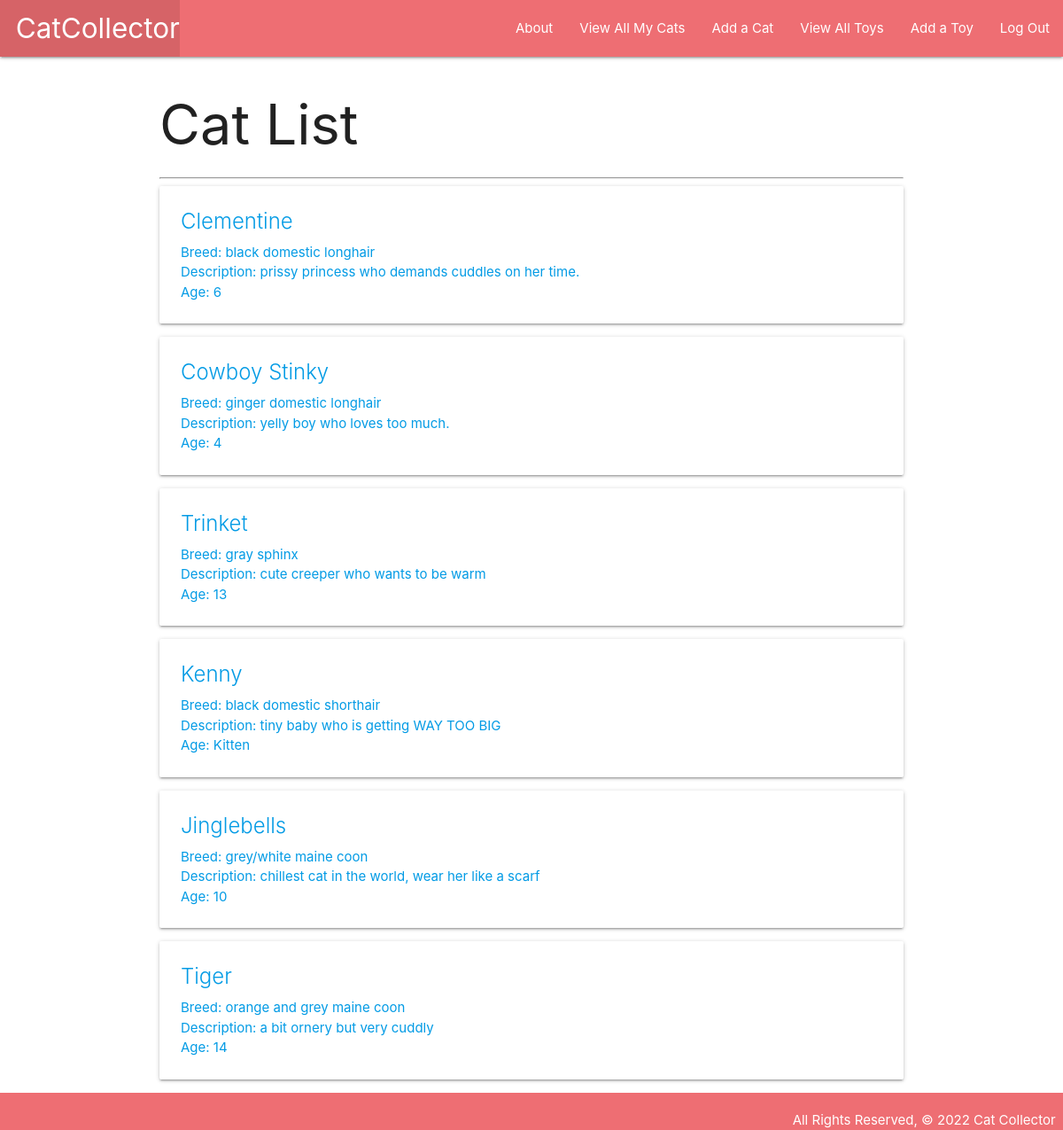
The page /cats/ (signed in) on the database as committed earlier.
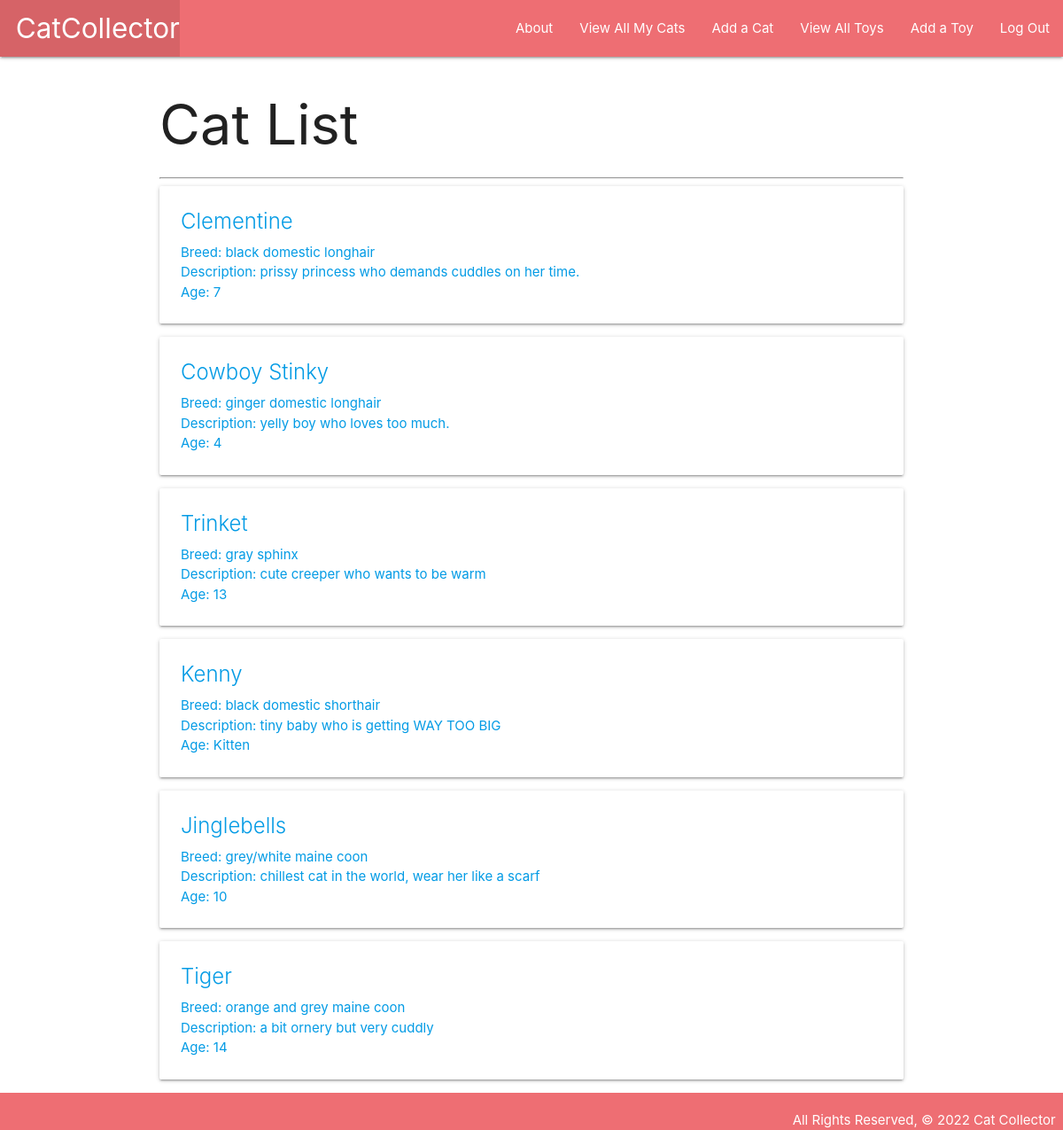
The same page on the database as committed later.
### main_app/models.py (models this page shows, shortened)
class Cat(models.Model):
    name = models.CharField(max_length=100)
    breed = models.CharField(max_length=100)
    description = models.TextField(max_length=250)
    age = models.IntegerField()
    toys = models.ManyToManyField(Toy)
    user = models.ForeignKey(User, on_delete=models.CASCADE) # here making a cat

### main_app/views.py (the view)
# urls.py: path('cats/', views.cats_index, name='index'),
@login_required # we'll need to place the decorator above the view we want to restrict
def cats_index(request):
    cats = Cat.objects.filter(user=request.user)
    return render(request, 'cats/index.html', { 'cats': cats })

### main_app/templates/cats/index.html
{% extends 'base.html' %} {% block content %}
<h1>Cat List</h1>
<hr />
{% for cat in cats %}
<div class="card">
    <a href="{% url 'details' cat.id %}">
        <div class="card-content">
            <span class="card-title">{{ cat.name }}</span>
            <p>Breed: {{ cat.breed }}</p>
            <p>Description: {{ cat.description }}</p>
            {% if cat.age > 0 %}
            <p>Age: {{ cat.age }}</p>
            {% else %}
            <p>Age: Kitten</p>
            {% endif %}
        </div>
    </a>
</div>
{% endfor %} {% endblock %}

Rows that differ between the two databases and show on the page:
changed Cat "Clementine": age "6" → "7"
